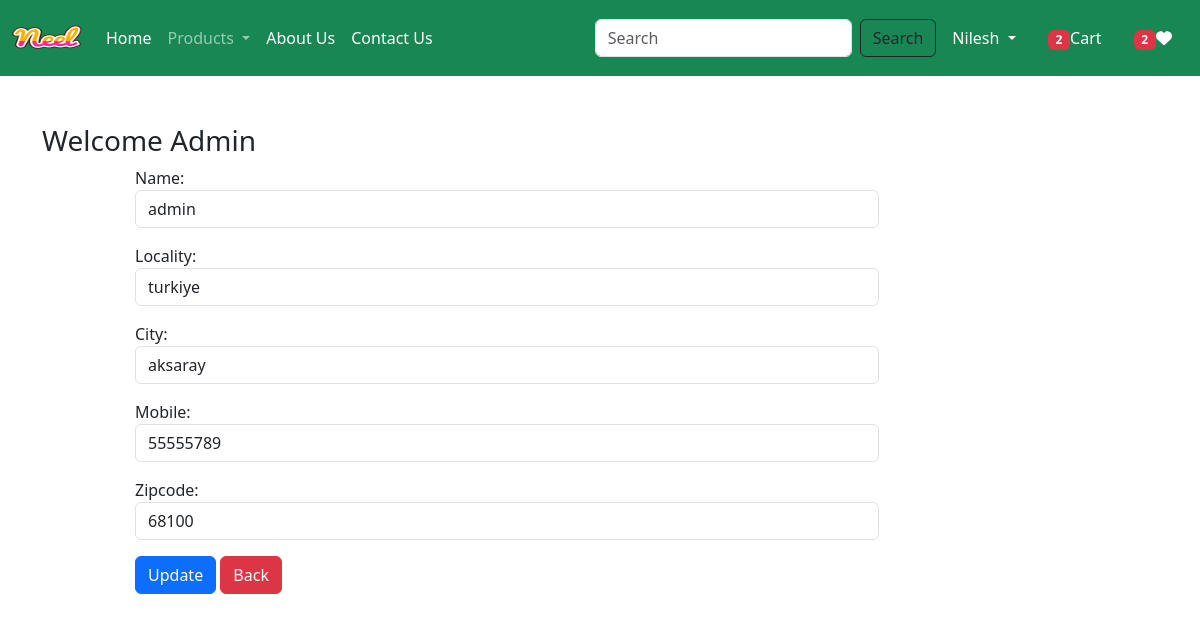
The app's page /updateAddress/2 (signed in) with its own data.
### app/models.py (models this page shows, shortened)
class Customer(models.Model):
    user = models.ForeignKey(User, on_delete=models.CASCADE)
    name = models.CharField(max_length=200)
    locality = models.CharField(max_length=200)
    city = models.CharField(max_length=50)
    mobile = models.IntegerField(default=0)
    zipcode = models.IntegerField()

### app/views.py (the view, shortened to what this page needs)
# urls.py: path("updateAddress/<int:pk>", views.updateAddress.as_view(), name="updateAddress"),
@method_decorator(login_required, name="dispatch")
class updateAddress(View):
    def get(self, request, pk):
        add = Customer.objects.get(pk=pk)
        form = CustomerProfileForm(instance=add)
        totalitem = 0
        wishitem = 0
        if request.user.is_authenticated:
            totalitem = len(Cart.objects.filter(user=request.user))
            wishitem = len(WishList.objects.filter(user=request.user))
        return render(request, "app/updateAddress.html", locals())

### app/forms.py
class CustomerProfileForm(forms.ModelForm):
    class Meta:
        model = Customer
        fields = ["name", "locality", "city", "mobile", "zipcode"]
        widgets = {
            'name': forms.TextInput(attrs={'class': 'form-control'}),
            'locality': forms.TextInput(attrs={'class': 'form-control'}),
            'city': forms.TextInput(attrs={'class': 'form-control'}),
            'mobile': forms.NumberInput(attrs={'class': 'form-control'}),
            'zipcode': forms.NumberInput(attrs={'class': 'form-control'}),
        }

### app/templates/app/updateAddress.html (shortened to what this page needs)
{% extends 'app/base.html' %}
{% load static %}
{% block content %}
    <div class="container my-5">
        <div class="row">
            <h3>Welcome <span class="text-capitalize">{{request.user}}</span></h3>
        </div>
        <div class="col-sm-8 offset-sm-1">
            <form action="" method="post">
                {{ form.as_p }}
                <div class="col-12 mt-3">
                    <button type="submit" class="btn btn-primary">Update</button>
                    <a href="{% url 'address' %}" type="button" class="btn btn-danger">Back</a>
                </div>
            </form>
        </div>
    </div>
{% endblock %}

### records on screen
Customer: name "admin", locality "turkiye", city "aksaray", mobile "55555789", zipcode "68100"

### other values on screen
{{ totalitem }} "2"
{{ wishitem }} "2"
{{ request.user }} "Admin"
